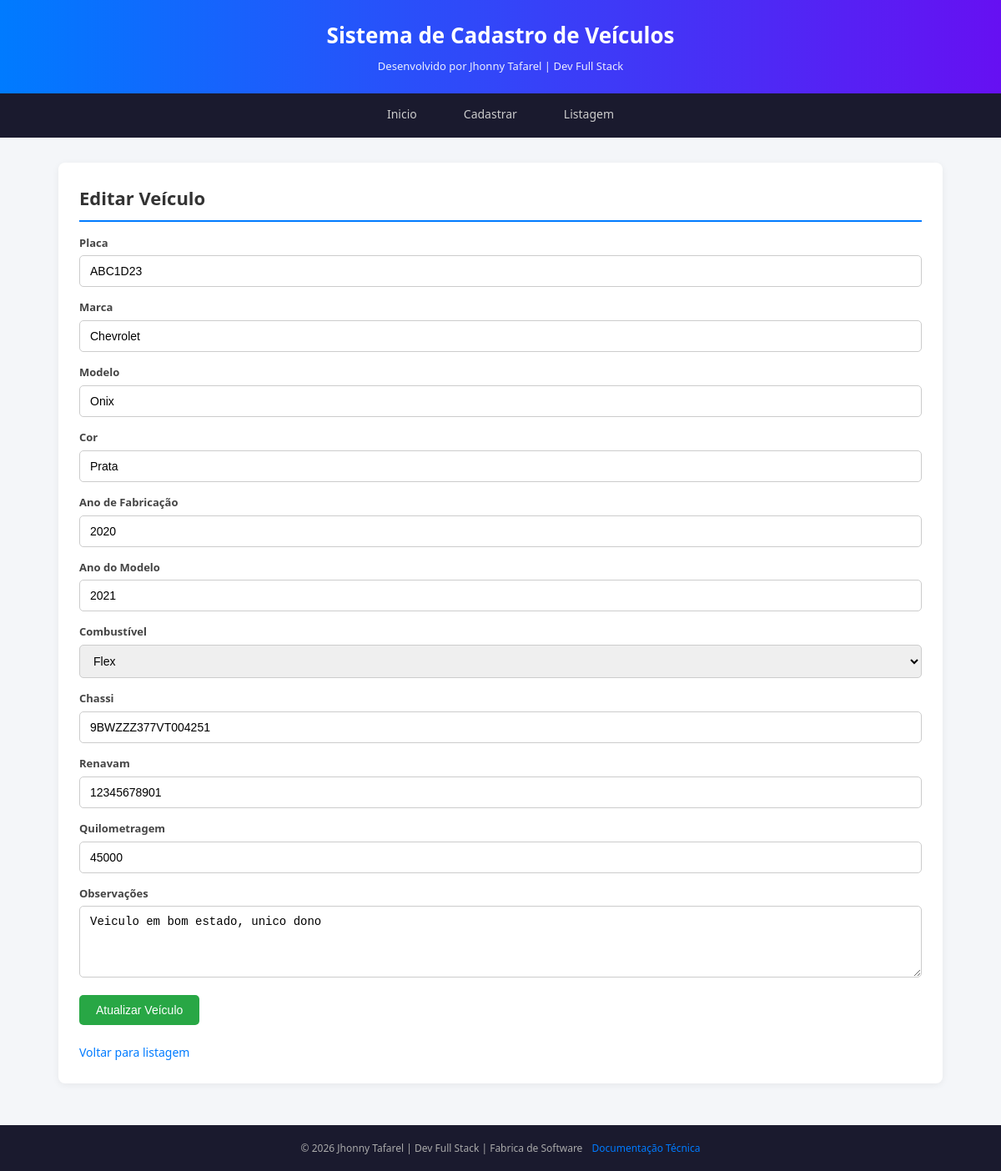
Screenshot of /editar.php?id=1 with the database file from the repository.
### tables this page shows
CREATE TABLE IF NOT EXISTS veiculos (
    id INT PRIMARY KEY AUTO_INCREMENT,
    placa VARCHAR(10) NOT NULL,
    marca VARCHAR(50) NOT NULL,
    modelo VARCHAR(50) NOT NULL,
    cor VARCHAR(30) NOT NULL,
    ano_fabricacao INT NOT NULL,
    ano_modelo INT NOT NULL,
    combustivel VARCHAR(20) NOT NULL,
    chassi VARCHAR(50) NOT NULL,
    renavam VARCHAR(50) NOT NULL,
    quilometragem INT NOT NULL,
    data_cadastro DATE NOT NULL,
    observacoes TEXT NOT NULL
);

### editar.php (the view, shortened to what this page needs)
<?php
include 'conexao.php';
$id = $_GET['id'];
$result = mysqli_query($conn, "SELECT * FROM veiculos WHERE id = $id");
$v = mysqli_fetch_assoc($result);
include 'includes/header.php';
?>
<div class="box">
    <h1>Editar Veículo</h1>
    <form method="POST" action="">
        <div class="form-group">
            <label>Placa</label>
            <input type="text" name="placa" class="form-control" value="<?php echo $v['placa']; ?>" required>
        </div>
        <div class="form-group">
            <label>Marca</label>
            <input type="text" name="marca" class="form-control" value="<?php echo $v['marca']; ?>" required>
        </div>
        <div class="form-group">
            <label>Modelo</label>
            <input type="text" name="modelo" class="form-control" value="<?php echo $v['modelo']; ?>" required>
        </div>
        <div class="form-group">
            <label>Cor</label>
            <input type="text" name="cor" class="form-control" value="<?php echo $v['cor']; ?>" required>
        </div>
        <div class="form-group">
            <label>Ano de Fabricação</label>
            <input type="number" name="ano_fabricacao" class="form-control" value="<?php echo $v['ano_fabricacao']; ?>" required>
        </div>
        <div class="form-group">
            <label>Ano do Modelo</label>
            <input type="number" name="ano_modelo" class="form-control" value="<?php echo $v['ano_modelo']; ?>" required>
        </div>
        <div class="form-group">
            <label>Combustível</label>
            <select name="combustivel" class="form-control" required>
                <option value="Flex" <?php if($v['combustivel']==='Flex') echo 'selected'; ?>>Flex</option>
            </select>
        </div>
        <div class="form-group">
            <label>Chassi</label>
            <input type="text" name="chassi" class="form-control" value="<?php echo $v['chassi']; ?>" required>
        </div>
        <div class="form-group">
            <label>Renavam</label>
            <input type="text" name="renavam" class="form-control" value="<?php echo $v['renavam']; ?>" required>
        </div>
        <div class="form-group">
            <label>Quilometragem</label>
            <input type="number" name="quilometragem" class="form-control" value="<?php echo $v['quilometragem']; ?>" required>
        </div>
        <div class="form-group">
            <label>Observações</label>
            <textarea name="observacoes" class="form-control" rows="4" required><?php echo $v['observacoes']; ?></textarea>
        </div>
        <button type="submit" class="btn btn-success">Atualizar Veículo</button>
    </form>
    <br>
    <a href="listagem.php" class="text-link">Voltar para listagem</a>
</div>
<?php include 'includes/footer.php'; ?>

### includes/header.php (shortened to what this page needs)
?><!DOCTYPE html>
<html lang="pt-br">
<head>
    <link rel="stylesheet" href="assets/css/main.css">
</head>
<body>
    <header class="site-header">
        <div class="header-brand">
            <h1>Sistema de Cadastro de Veículos</h1>
            <span>Desenvolvido por Jhonny Tafarel | Dev Full Stack</span>
        </div>
        <nav class="header-nav">
            <?php
            $pagina_atual = basename($_SERVER['PHP_SELF']);
            $links = [
                'index.php' => 'Inicio',
                'cadastro.php' => 'Cadastrar',
                'listagem.php' => 'Listagem',
            ];
            foreach ($links as $arquivo => $nome) {
                $ativo = ($pagina_atual === $arquivo) ? ' class="ativo"' : '';
                echo '<a href="' . $arquivo . '"' . $ativo . '>' . $nome . '</a>';
            }
            ?>
        </nav>
    </header>
    <main class="site-content">

### includes/footer.php (shortened to what this page needs)
    </main>
    <footer class="site-footer">
        <p>
            &copy; <?php echo date('Y'); ?> Jhonny Tafarel | Dev Full Stack | Fabrica de Software
            <a href="docs/documentacao.html" target="_blank">Documentação Técnica</a>
        </p>
    </footer>
</body>
</html>

### assets/css/main.css (style rules this page uses)
*, *::before, *::after { box-sizing: border-box; margin: 0; padding: 0; }
html, body { height: 100%; }
body { font-family: "Segoe UI", Arial, sans-serif; font-size: 14px; line-height: 1.6; color: #333; background: #f4f6f9; display: flex; flex-direction: column; }
.site-header { flex-shrink: 0; }
.header-brand { background: linear-gradient(90deg, #007bff, #6610f2); color: #fff; padding: 22px 20px; text-align: center; }
.header-brand h1 { font-size: 26px; font-weight: 700; margin-bottom: 4px; }
.header-brand span { font-size: 13px; opacity: 0.9; }
.header-nav { background: #1a1a2e; text-align: center; display: flex; justify-content: center; flex-wrap: wrap; }
.header-nav a { display: block; color: #ccc; padding: 14px 28px; text-decoration: none; font-size: 14px; border-bottom: 3px solid transparent; transition: all 0.2s ease; }
.site-content { flex: 1; max-width: 1100px; width: 100%; margin: 30px auto; padding: 0 20px; }
.box { background: #fff; border-radius: 8px; padding: 25px; box-shadow: 0 2px 8px rgba(0,0,0,0.06); margin-bottom: 20px; }
.box h1, .box h2, .box h3 { color: #333; margin-bottom: 15px; }
.box h1 { font-size: 22px; border-bottom: 2px solid #007bff; padding-bottom: 8px; }
.form-group { margin-bottom: 14px; }
.form-group label { display: block; margin-bottom: 5px; font-weight: 600; color: #444; font-size: 13px; }
.form-control { width: 100%; padding: 10px 12px; border: 1px solid #ccc; border-radius: 5px; font-size: 14px; transition: border-color 0.2s; }
select.form-control { height: 40px; }
textarea.form-control { resize: vertical; min-height: 80px; }
.btn { display: inline-block; padding: 10px 20px; border: none; border-radius: 5px; font-size: 14px; cursor: pointer; text-decoration: none; transition: all 0.2s; font-weight: 500; }
.btn-success { background: #28a745; color: #fff; }
.text-link { color: #007bff; text-decoration: none; }
.site-footer { flex-shrink: 0; background: #1a1a2e; color: #aaa; text-align: center; padding: 18px; font-size: 12px; }
.site-footer a { color: #007bff; text-decoration: none; margin-left: 8px; }

### rows the page displays
veiculos: placa "ABC1D23", marca "Chevrolet", modelo "Onix", cor "Prata", ano_fabricacao "2020", ano_modelo "2021", combustivel "Flex", chassi "9BWZZZ377VT004251", renavam "12345678901", quilometragem "45000", observacoes "Veiculo em bom estado, unico dono"

### other values shown
$nome "Inicio"
$nome "Cadastrar"
$nome "Listagem"
